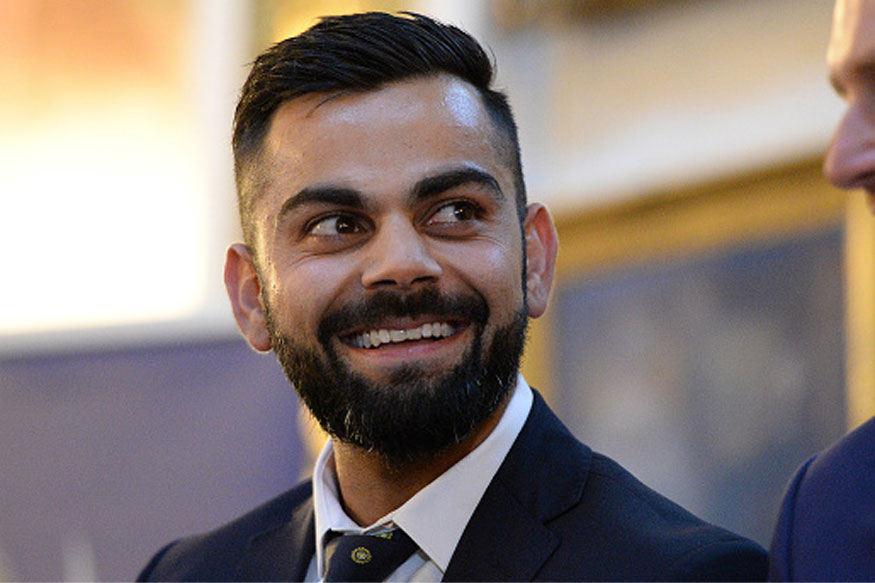
#> input picture code/Kohli.jpg, 875 x 583 px, given in place of the camera
$ python color_tracking.py
#> lines starting #> are read from the running program, lines starting #| are printed output that depends on the picture; after the words box and inside, x2 and y2 are one past the last pixel; in counts of white or black regions, pixels touching at a corner belong together
# this code tries to run color detection on a video

import numpy as np
import cv2

#initialise your camera
cap = cv2.VideoCapture(0)

# run an infinite loop for your video,
# instead of this you could read any video
# on your system and process that
while (1):
	# capturing the individual frames of the video
	_, frame = cap.read()
#> frame is the input picture: shape (583, 875, 3); mean B, G, R 119.3, 124.7, 137.8
	# converting each frame from RGB to HSV values
	hsv = cv2.cvtColor(frame, cv2.COLOR_BGR2HSV)
#> hsv: shape (583, 875, 3); mean H, S, V 67.6, 66.2, 143.6

	# HSV range for blue color
	lower_blue = np.array([110,50,50])
	upper_blue = np.array([130,255,255])

	# Threshold the HSV image to get only blue colors
	mask = cv2.inRange(hsv, lower_blue, upper_blue)
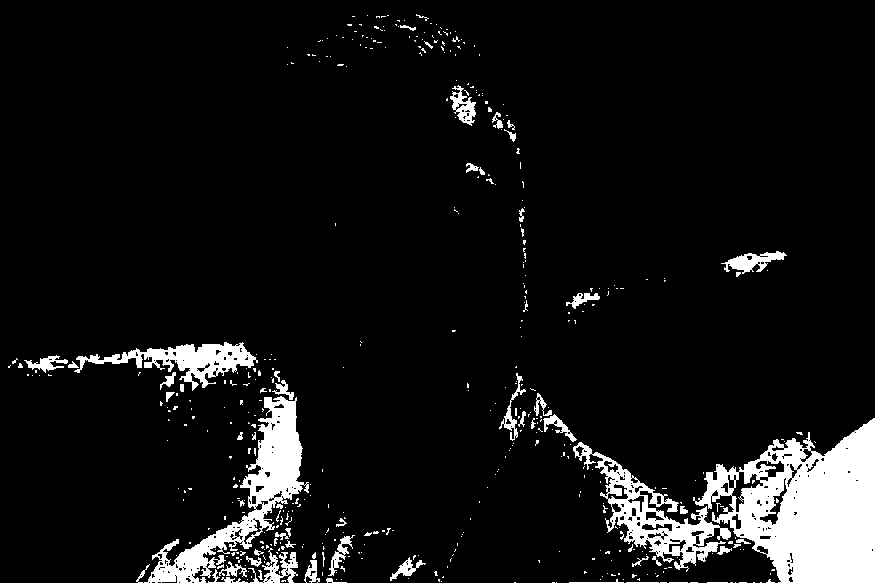
#> mask: shape (583, 875); 7.9% white; 462 white regions (402 under 20 px), largest, box (x1, y1, x2, y2) and area: (693, 418, 875, 583) 17423, (144, 396, 309, 583) 7132, (573, 442, 731, 572) 4890

	# Bitwise-AND mask and original image
	res = cv2.bitwise_and(frame,frame, mask= mask)
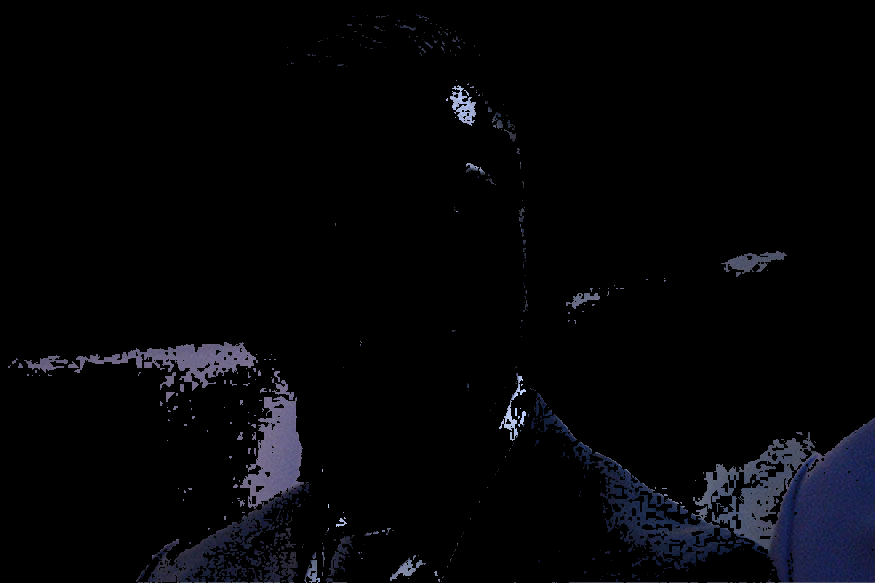
#> res: shape (583, 875, 3); mean B, G, R 7.4, 5, 4.7

	# display the original video, the mask and the resultant video
	cv2.imshow('frame',frame)
	cv2.imshow('mask',mask)
	cv2.imshow('res',res)

	# break the infinite loop if 'esc' key is pressed
	k = cv2.waitKey(5) & 0xFF
#> (key Esc is pressed here)
	if k == 27:
		break
cap.release()
cv2.destroyAllWindows()
